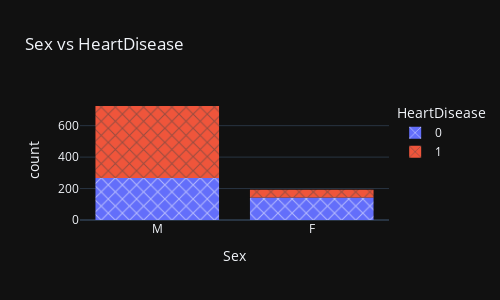

Notebook code cell kept with this figure:
### Code cell
fig = px.histogram(data_frame = df,
             x = "Sex",
             color="HeartDisease", title="Sex vs HeartDisease",
             pattern_shape_sequence=['x'],template='plotly_dark', width=500,height=300)

fig.show()

### Figure 1 — Plotly figure (JSON) as saved in the notebook; plotly's stock layout.template omitted (floating-point values rounded to 4 significant figures; data arrays with more than 128 entries replaced by an {"elided": "..."} marker saying what was removed)
{"data": [{"alignmentgroup": "True", "bingroup": "x", "hovertemplate": "HeartDisease=0<br>Sex=%{x}<br>count=%{y}<extra></extra>", "legendgroup": "0", "marker": {"color": "#636efa", "pattern": {"shape": "x"}}, "name": "0", "offsetgroup": "0", "orientation": "v", "showlegend": true, "type": "histogram", "x": {"elided": "410 str values"}, "xaxis": "x", "yaxis": "y"}, {"alignmentgroup": "True", "bingroup": "x", "hovertemplate": "HeartDisease=1<br>Sex=%{x}<br>count=%{y}<extra></extra>", "legendgroup": "1", "marker": {"color": "#EF553B", "pattern": {"shape": "x"}}, "name": "1", "offsetgroup": "1", "orientation": "v", "showlegend": true, "type": "histogram", "x": {"elided": "508 str values"}, "xaxis": "x", "yaxis": "y"}], "layout": {"barmode": "relative", "height": 300, "legend": {"title": {"text": "HeartDisease"}, "tracegroupgap": 0}, "title": {"text": "Sex vs HeartDisease"}, "width": 500, "xaxis": {"anchor": "y", "domain": [0, 1], "title": {"text": "Sex"}}, "yaxis": {"anchor": "x", "domain": [0, 1], "title": {"text": "count"}}}}
